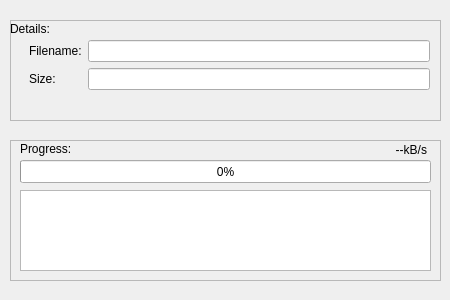
<?xml version="1.0" encoding="UTF-8"?>
<ui version="4.0">
 <class>ReceiveDialog</class>
 <widget class="QDialog" name="ReceiveDialog">
  <property name="geometry">
   <rect>
    <x>0</x>
    <y>0</y>
    <width>450</width>
    <height>300</height>
   </rect>
  </property>
  <property name="windowTitle">
   <string>Dialog</string>
  </property>
  <widget class="QFrame" name="frame">
   <property name="geometry">
    <rect>
     <x>10</x>
     <y>140</y>
     <width>431</width>
     <height>141</height>
    </rect>
   </property>
   <property name="frameShape">
    <enum>QFrame::StyledPanel</enum>
   </property>
   <property name="frameShadow">
    <enum>QFrame::Raised</enum>
   </property>
   <widget class="QProgressBar" name="progressBar">
    <property name="geometry">
     <rect>
      <x>10</x>
      <y>20</y>
      <width>411</width>
      <height>23</height>
     </rect>
    </property>
    <property name="value">
     <number>0</number>
    </property>
   </widget>
   <widget class="QLabel" name="proLabel">
    <property name="geometry">
     <rect>
      <x>10</x>
      <y>0</y>
      <width>67</width>
      <height>17</height>
     </rect>
    </property>
    <property name="text">
     <string>Progress:</string>
    </property>
   </widget>
   <widget class="QTextBrowser" name="textBrowser">
    <property name="geometry">
     <rect>
      <x>10</x>
      <y>50</y>
      <width>411</width>
      <height>81</height>
     </rect>
    </property>
    <property name="html">
     <string>&lt;!DOCTYPE HTML PUBLIC &quot;-//W3C//DTD HTML 4.0//EN&quot; &quot;http://www.w3.org/TR/REC-html40/strict.dtd&quot;&gt;
&lt;html&gt;&lt;head&gt;&lt;meta name=&quot;qrichtext&quot; content=&quot;1&quot; /&gt;&lt;style type=&quot;text/css&quot;&gt;
p, li { white-space: pre-wrap; }
&lt;/style&gt;&lt;/head&gt;&lt;body style=&quot; font-family:'Ubuntu'; font-size:11pt; font-weight:400; font-style:normal;&quot;&gt;
&lt;p style=&quot;-qt-paragraph-type:empty; margin-top:0px; margin-bottom:0px; margin-left:0px; margin-right:0px; -qt-block-indent:0; text-indent:0px;&quot;&gt;&lt;br /&gt;&lt;/p&gt;&lt;/body&gt;&lt;/html&gt;</string>
    </property>
   </widget>
   <widget class="QLabel" name="speed">
    <property name="geometry">
     <rect>
      <x>316</x>
      <y>0</y>
      <width>101</width>
      <height>20</height>
     </rect>
    </property>
    <property name="text">
     <string>--kB/s</string>
    </property>
    <property name="alignment">
     <set>Qt::AlignRight|Qt::AlignTrailing|Qt::AlignVCenter</set>
    </property>
   </widget>
  </widget>
  <widget class="QFrame" name="frame_2">
   <property name="geometry">
    <rect>
     <x>10</x>
     <y>20</y>
     <width>431</width>
     <height>101</height>
    </rect>
   </property>
   <property name="frameShape">
    <enum>QFrame::StyledPanel</enum>
   </property>
   <property name="frameShadow">
    <enum>QFrame::Raised</enum>
   </property>
   <widget class="QLabel" name="label_2">
    <property name="geometry">
     <rect>
      <x>0</x>
      <y>0</y>
      <width>67</width>
      <height>17</height>
     </rect>
    </property>
    <property name="text">
     <string>Details:</string>
    </property>
   </widget>
   <widget class="QWidget" name="formLayoutWidget">
    <property name="geometry">
     <rect>
      <x>19</x>
      <y>20</y>
      <width>401</width>
      <height>71</height>
     </rect>
    </property>
    <layout class="QFormLayout" name="formLayout">
     <item row="0" column="0">
      <widget class="QLabel" name="label_3">
       <property name="text">
        <string>Filename:</string>
       </property>
      </widget>
     </item>
     <item row="0" column="1">
      <widget class="QLineEdit" name="nameLine"/>
     </item>
     <item row="1" column="1">
      <widget class="QLineEdit" name="sizeLine"/>
     </item>
     <item row="1" column="0">
      <widget class="QLabel" name="label_4">
       <property name="text">
        <string>Size:</string>
       </property>
      </widget>
     </item>
    </layout>
   </widget>
  </widget>
  <widget class="QFrame" name="frame_3">
   <property name="geometry">
    <rect>
     <x>10</x>
     <y>290</y>
     <width>431</width>
     <height>101</height>
    </rect>
   </property>
   <property name="frameShape">
    <enum>QFrame::NoFrame</enum>
   </property>
   <property name="frameShadow">
    <enum>QFrame::Raised</enum>
   </property>
   <widget class="QLabel" name="label">
    <property name="geometry">
     <rect>
      <x>90</x>
      <y>40</y>
      <width>250</width>
      <height>17</height>
     </rect>
    </property>
    <property name="text">
     <string>Please wait for message receiving.</string>
    </property>
   </widget>
  </widget>
 </widget>
 <resources/>
 <connections/>
</ui>
